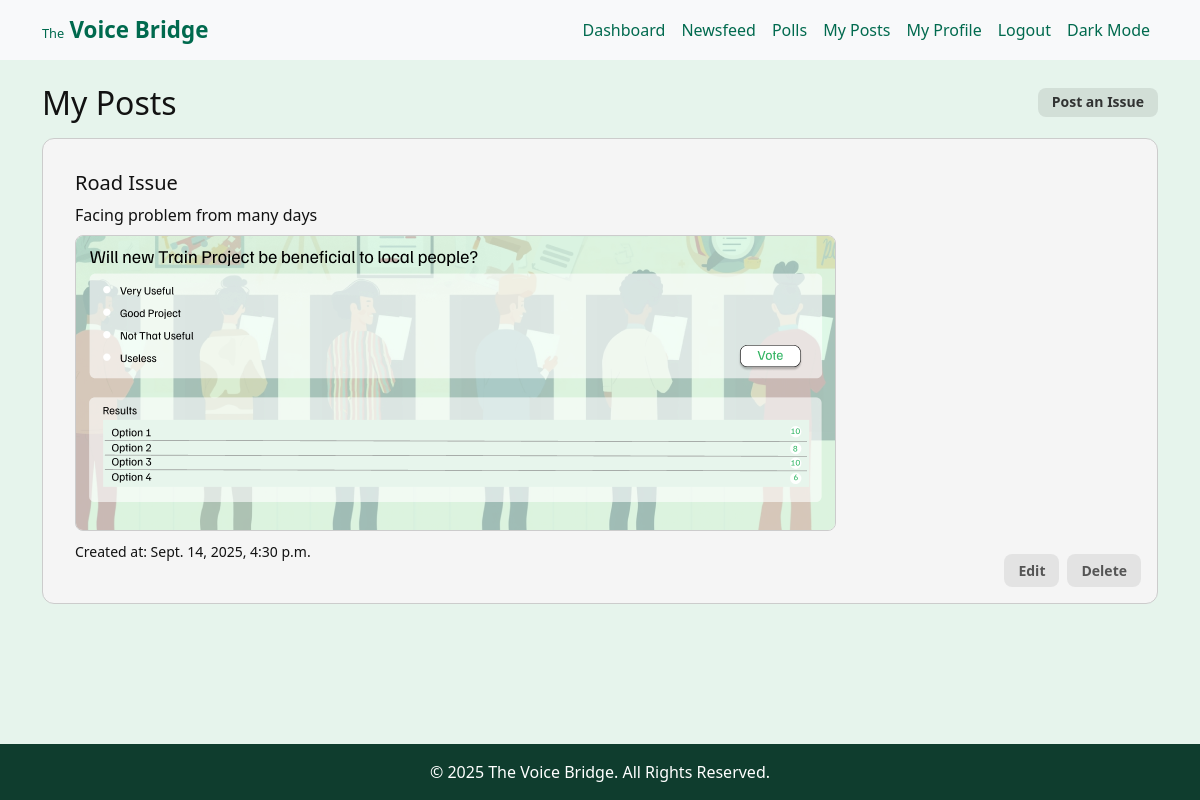
/my-posts/ (signed in), run on the app's committed database.
### issues/models.py (models this page shows, shortened)
class Issue(models.Model):
    user = models.ForeignKey(CustomUser, on_delete=models.SET_NULL, null=True, blank=True)
    title = models.CharField(max_length=200)
    description = models.TextField()
    image = models.ImageField(upload_to='issue_images/', blank=True, null=True)
    division = models.CharField(max_length=100)
    district = models.CharField(max_length=100)
    upazila = models.CharField(max_length=100)
    created_at = models.DateTimeField(auto_now_add=True)
    anonymous = models.BooleanField(default=False)
    status = models.CharField(max_length=20, choices=STATUS_CHOICES, default='Pending')

### issues/views.py (the view)
# urls.py: path('my-posts/', views.my_posts, name='my_posts'),
@login_required
def my_posts(request):
    posts = Issue.objects.filter(user=request.user).order_by('-created_at')
    return render(request, 'issues/my_posts.html', {'posts': posts})

### issues/templates/issues/my_posts.html (shortened to what this page needs)
{% extends 'base.html' %}
{% block content %}
<h2>
  My Posts
  <a href="{% url 'create_issue' %}" class="create-button">Post an Issue</a>
</h2>
{% for issue in posts %}
  <div class="card">
    <div class="card-body">
      <h5 class="card-title">{{ issue.title }}</h5>
      <p>{{ issue.description }}</p>
      {% if issue.image %}
        <img src="{{ issue.image.url }}" class="img-fluid mb-2">
      {% endif %}
      <p><small>Created at: {{ issue.created_at }}</small></p>
      {% if request.user == issue.user %}
        <div class="card-actions">
          <a href="{% url 'post_edit' issue.id %}" class="button">Edit</a>
          <a href="{% url 'post_delete' issue.id %}" class="button">Delete</a>
        </div>
      {% endif %}
    </div>
  </div>
{% empty %}
  <p>You haven't posted anything yet.</p>
{% endfor %}
{% endblock %}

### templates/base.html (style rules this page uses)
:root { --bg-color: #ffffff; --text-color: #121212; --nav-bg: #f8f9fa; --nav-text: #006A4E; --footer-bg: #0F3D2E; --footer-text: #ffffff; }
html, body { height: 100%; margin: 0; background-color: var(--bg-color); color: var(--text-color); }
body { display: flex; flex-direction: column; }

### issues/templates/issues/my_posts.html (style rules this page uses)
:root { --bg-dark: #0d0d10; --bg-light: #E6F4EC; --text-dark: #121212; --text-light: #f5f5f5; --card-dark: rgba(255, 255, 255, 0.05); --card-light: #f5f5f5; --border-dark: rgba(255, 255, 255, 0.1); --border-light: #ccc; --btn-bg: rgba(0, 0, 0, 0.1); --btn-bg-hover: rgba(0, 0, 0, 0.2); --btn-text: inherit; }
body { background-color: var(--bg-light); color: var(--text-dark); transition: background-color 0.3s, color 0.3s; }
h2 { display: flex; justify-content: space-between; align-items: center; margin-bottom: 1rem; flex-wrap: wrap; }
.create-button { padding: 6px 14px; border-radius: 8px; font-size: 14px; font-weight: 600; border: none; cursor: pointer; opacity: 0.85; transition-duration: 0.4s; background-color: var(--btn-bg); color: var(--btn-text); text-decoration: none; }
.card { border-radius: 12px; margin-bottom: 1.5rem; border: 1px solid; padding: 1rem; position: relative; word-wrap: break-word; background-color: var(--card-light); border-color: var(--border-light); color: var(--text-dark); transition: background-color 0.3s, color 0.3s, border-color 0.3s; }
h5, p, small { margin-bottom: 0.5rem; word-break: break-word; }
img { border-radius: 8px; border: 1px solid #ccc; max-width: 100%; height: auto; }
.button { padding: 6px 14px; border-radius: 8px; font-size: 14px; font-weight: 600; border: none; cursor: pointer; opacity: 0.7; transition-duration: 0.4s; background-color: var(--btn-bg); color: var(--btn-text); text-decoration: none; }
.card-actions { position: absolute; bottom: 1rem; right: 1rem; display: flex; gap: 0.5rem; flex-wrap: wrap; }

### data on the page
Issue: title "Road Issue", description "Facing problem from many days", image (picture), created_at "Sept. 14, 2025, 4:30 p.m.", shows "Edit"
